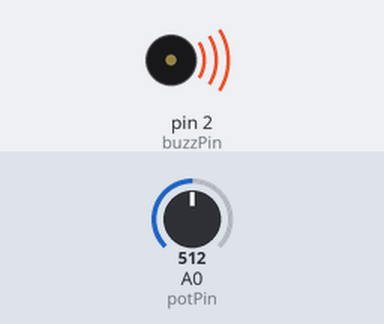
The sketch below on a simulated Arduino Uno, built with avr-gcc and run on an emulated ATmega328P. Shown: buzzer (waves = sounding). The test bench sets the inputs (shaded band); at power-on: A0 (potPin) = 512.

Above: at 0.1 s.
Timing chart, 0 to 1.6 s (numbered marks = the images above):
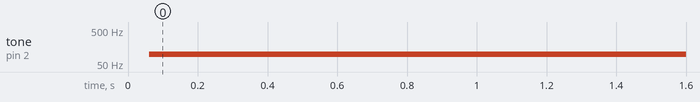

Measured:
- by itself, tone on pin 2 (buzzPin): silent → 98 Hz at 0.06 s

The sketch:

PassiveBuzzers.ino
```cpp
int potPin = A0;
int potVal;
int buzzPin = 2;
int buzzDelay;

void setup() {
  // put your setup code here, to run once:
  pinMode(potPin, INPUT);
  pinMode(buzzPin, OUTPUT);
}

void loop() {
  // put your main code here, to run repeatedly:
  potVal = analogRead(potPin);
  buzzDelay = -9940. / 1023. * potVal + 10000;

  digitalWrite(buzzPin, HIGH);
  delayMicroseconds(buzzDelay);
  digitalWrite(buzzPin, LOW);
  delayMicroseconds(buzzDelay);
}
```
